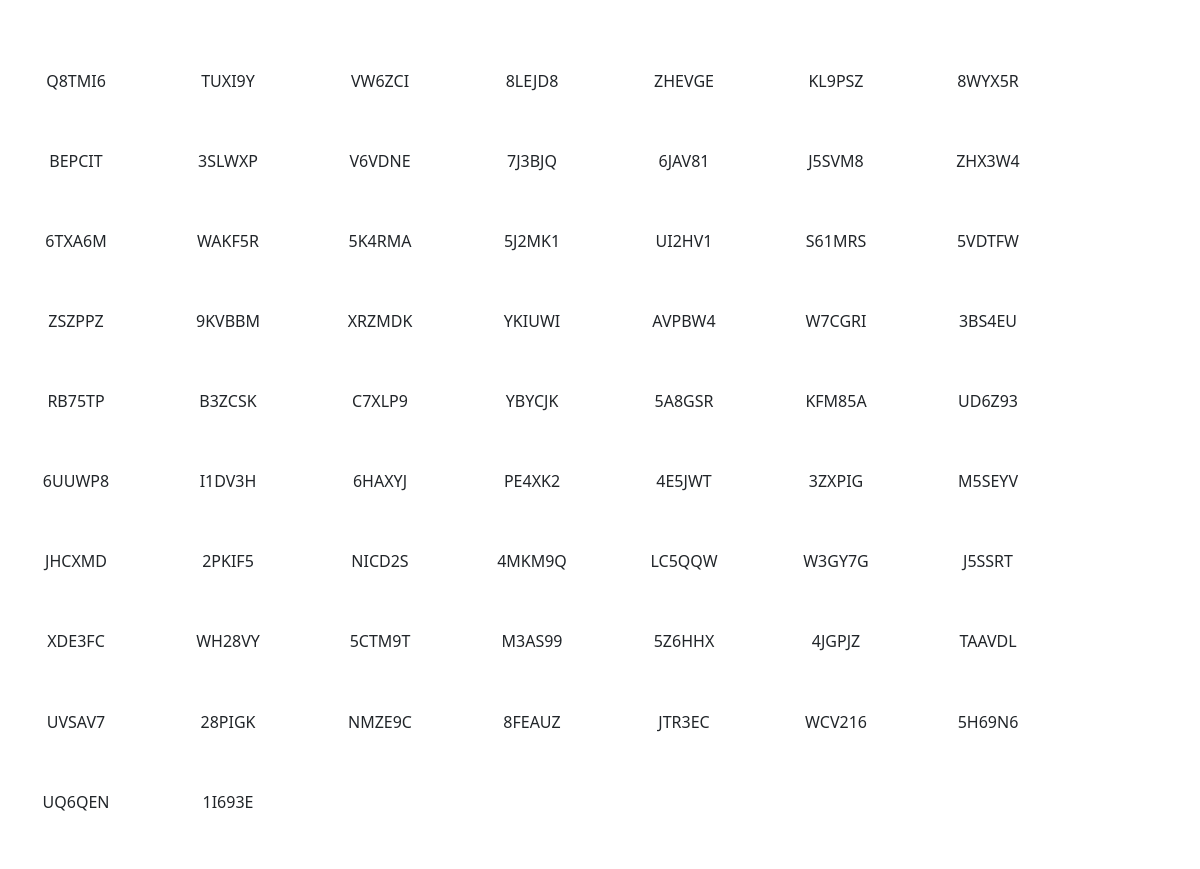
The page /stickers/ (signed in) on the database as committed earlier.
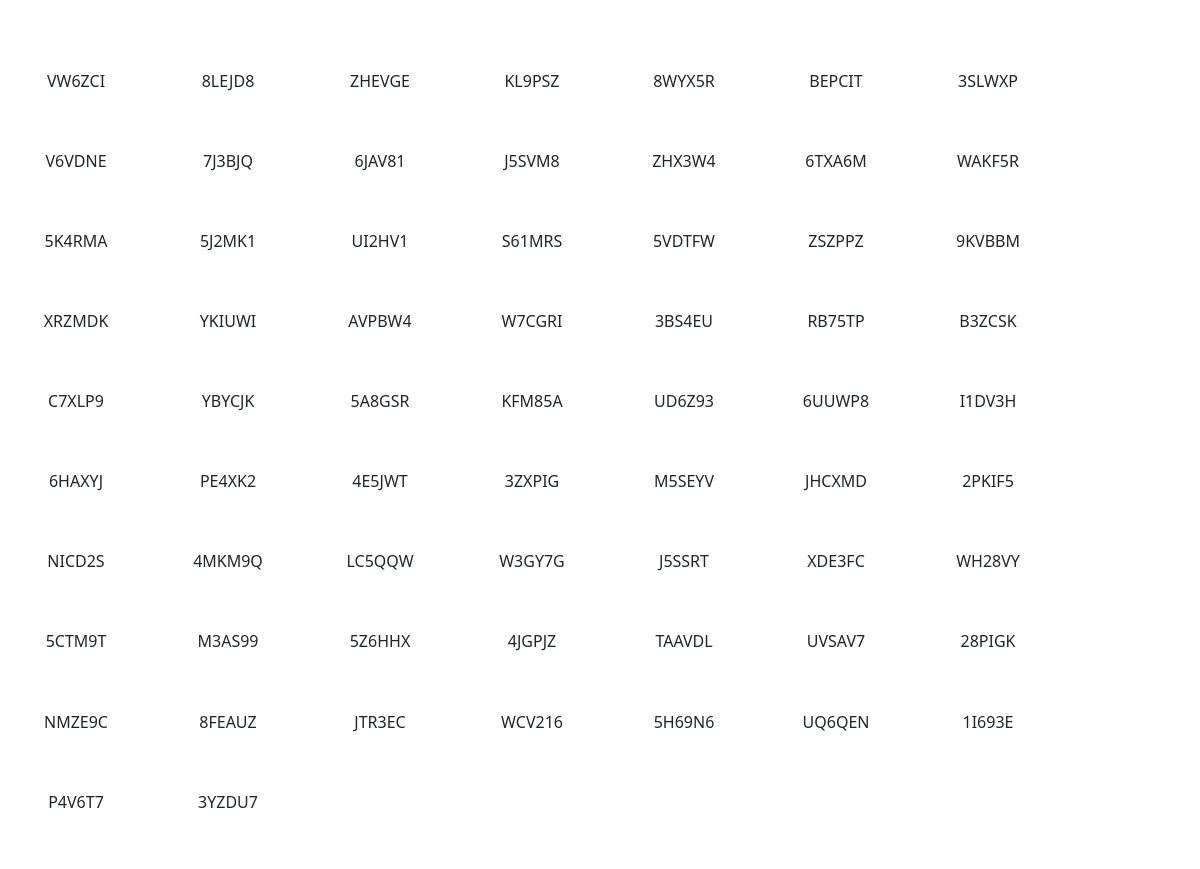
The same page on the database as committed later.
### listings/models.py (models this page shows, shortened)
class UniqueReference(models.Model):
    repairstore = models.ForeignKey(RepairStore, on_delete=models.CASCADE)
    value = models.CharField(max_length=6, unique=True)
    is_used = models.BooleanField(default=False)

### listings/views.py (the view)
# urls.py: path('stickers/', stickers, name='stickers'),
@login_required
@require_http_methods(['GET'])
def stickers(request):
    try:
        repairstore = RepairStore.objects.get(user=request.user)
        stickers = UniqueReference.objects.filter(repairstore=repairstore, is_used=False)
        template = 'stickers.html'
        context = {
            'stickers': stickers,
        }
        return render(request, template, context)
    except RepairStore.DoesNotExist:
        return render(request, 'error_page.html', {'error_message': 'User has no associated RepairStore'})

### listings/templates/stickers.html (shortened to what this page needs)
{% load l10n %}
<!DOCTYPE html>
<html lang="en">
<head>
    <link href="https://cdn.jsdelivr.net/npm/bootstrap@5.2.3/dist/css/bootstrap.min.css" rel="stylesheet">
    <link rel="stylesheet" href="https://cdnjs.cloudflare.com/ajax/libs/paper-css/0.3.0/paper.css">
</head>
<body class="A4">
    <section class="sheet m-0" style="padding-top: 10.7mm; padding-bottom: 10.7mm;">
        <div class="container-fluid p-0 m-0">
            <div class="row p-0 m-0">
                <div class="col-12 p-0 m-0 mx-auto">
                    {% for sticker in stickers %}
                    <div class="card p-0 mx-1 border-0" style="float: left; width: 38.1mm; height: 21.2mm; padding: 3mm;">
                        <span class="text-center my-auto">{{ sticker.value }}</span>
                    </div>
                    {% endfor %}
                </div>
            </div>
        </div>
    </section>
</body>
</html>

Rows that differ between the two databases and show on the page:
no longer on this page (row edited): UniqueReference: value "Q8TMI6"
no longer on this page (row edited): UniqueReference: value "TUXI9Y"
added UniqueReference: value "P4V6T7"
added UniqueReference: value "3YZDU7"
